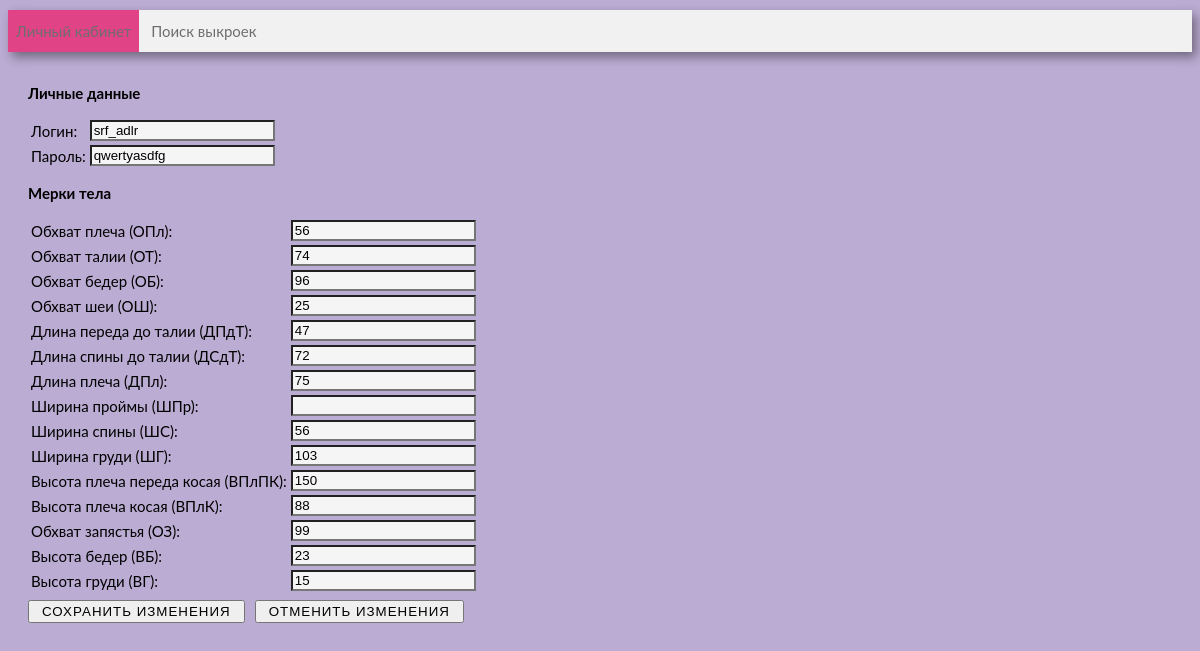
/personal, run on the app's committed database.
### tables this page shows
CREATE TABLE users (
 users_id INTEGER PRIMARY KEY AUTOINCREMENT,
 users_login VARCHAR(30),
 users_password VARCHAR(30)
);

CREATE TABLE param (
 param_id INTEGER PRIMARY KEY AUTOINCREMENT,
 param_name VARCHAR(10),
 param_full_name VARCHAR(50),
 param_value INTEGER
);

### controllers/personal.py (the view, shortened to what this page needs)
@app.route('/personal', methods=['get', 'post'])
def personal():
    conn = get_db_connection()
    session['user_id'] = 1
    error_param = []
    param_name = []
    df_param = get_param(conn, session['user_id'])
    for i in range(len(df_param)):
        param_name.append(df_param.loc[i, "param_name"])
    df_data_user = get_data_user(conn, session['user_id'])
    df_param_user = get_param_user(conn, session['user_id'])
    html = render_template(
        'personal.html',
        user=session['user_id'],
        data_user=df_data_user,
        param_user=df_param_user,
        error_param=error_param,
        len=len
    )
    return html

### models/personal_model.py (called while the page is built)
def get_data_user(conn, user_id):
    return pandas.read_sql(f'''
    SELECT
        users_login AS Логин,
        users_password AS Пароль
    FROM users
    WHERE users_id = {user_id}
    ''', conn)

def get_param_user(conn, user_id):
    return pandas.read_sql(f'''
    SELECT param_name, param_full_name, user_param.[param_value]
    FROM param
    INNER JOIN user_param ON param.param_id = user_param.param_id
    WHERE user_id = {user_id}
    ''', conn)

def get_param(conn, user_id):
    return pandas.read_sql(f'''
    SELECT param_name
    FROM param
    INNER JOIN user_param ON param.param_id = user_param.param_id
    WHERE user_id = {user_id}
    ''', conn)

### utils.py (called while the page is built)
def get_db_connection():
    return sqlite3.connect('DB.sqlite')

### templates/personal.html (shortened to what this page needs)
<!DOCTYPE HTML>
<html lang="en">
<head>
    <link rel="stylesheet" type="text/css" href="/static/css/style.css"/>
    {% import "macros.html" as macros %}
</head>
<body>
<div class=menu>
    <ul>
        <li class=active><a href={{url_for("personal")}}>Личный кабинет</a></li>
        <li><a href={{url_for("search")}}>Поиск выкроек</a></li>
    </ul>
</div>
<div class=block_personal>
    <form action="{{url_for('personal')}}" method="post">
        <p><b>Личные данные</b></p>
        {{ macros.render_data_user(data_user, len) }}
        <p><b>Мерки тела</b></p>
        {{ macros.render_param_user(param_user, error_param, len) }}
        <div class=key>
            <input type="submit" name="save" value="Сохранить изменения" class="key_button">
            <input type="button" value="Отменить изменения" class="key_button"
                   onclick="window.location='{{url_for('personal')}}'">
        </div>
    </form>
</div>
</body>
</html>

### templates/macros.html (shortened to what this page needs)
{% macro render_data_user(data_user, len) %}
<table>
    {% for i in range(len(data_user)) %}
    {% for name in data_user.dtypes.index %}
    <tr>
        <td>{{ name }}:</td>
        <td>
            <input type="text" name="data_user" class="write_personal"
                   placeholder="{{ data_user.loc[i, name] }}" value="{{ data_user.loc[i, name] }}">
        {% endfor %}
        </td>
    </tr>
    {% endfor %}
</table>
{% endmacro %}
{% macro render_param_user(param_user, error_param, len) %}
<table>
    {% for i in range(len(param_user)) %}
    <tr>
        <td>
            {{ param_user.loc[i, "param_full_name"] }}
            ({{ param_user.loc[i, "param_name"] }}):
        </td>
        <td>
            {% if error_param[i] != 'q' and error_param != [] %}
            <input type="text" name="param_user" class="error_personal"
                   {% if param_user.loc[i,"param_value"] == '' %} placeholder=''
            {% else %} placeholder={{param_user.loc[i,"param_value"]}} {% endif %} value={{error_param[i]}}>
            {% else %}
            <input type="text" name="param_user" class="write_personal"
                   {% if param_user.loc[i,"param_value"] != '' %}
            placeholder={{param_user.loc[i,"param_value"]}} value={{param_user.loc[i,"param_value"]}}
            {% else %} placeholder='' value='' {% endif %}>
            {% endif %}
        </td>
    </tr>
    {% endfor %}
</table>
{% endmacro %}

### static/css/style.css (style rules this page uses)
html { font-family: 'Lato', sans-serif; font-size: 15px; background: #baacd2; overflow-x:hidden; }
.menu { background-color: #f1f1f1; box-shadow: 4px 5px 10px rgba(0, 0, 0, 0.4); width: 100%; }
.menu li { display: inline-block; vertical-align: top; padding: 12px 8px; color: #6f6d6d; }
.menu a { text-decoration: none; color: #6f6d6d; }
.menu ul { margin-bottom: 15px; padding: 0; margin-top: 10px; }
.active { background-color: #e04386; color: #f8f8f8; }
.block_personal { padding: 2px 20px; }
.block_personal p { margin-block-start: 15px; }
.write_personal { background-color: whitesmoke; }
.key { padding: 6px 0; display: flex; justify-content: left; }
.key_button { text-transform: uppercase; letter-spacing: 1px; padding: 2px 12px; display: flex; margin-right: 10px; }

### data on the page
users: data_user "srf_adlr" "qwertyasdfg"
param: param_full_name "Обхват плеча", param_name "ОПл"
param: param_full_name "Обхват талии", param_name "ОТ"
param: param_full_name "Обхват бедер", param_name "ОБ"
param: param_full_name "Обхват шеи", param_name "ОШ"
param: param_full_name "Длина переда до талии", param_name "ДПдТ"
param: param_full_name "Длина спины до талии", param_name "ДСдТ"
param: param_full_name "Длина плеча", param_name "ДПл"
param: param_full_name "Ширина проймы", param_name "ШПр"
param: param_full_name "Ширина спины", param_name "ШС"
param: param_full_name "Ширина груди", param_name "ШГ"
param: param_full_name "Высота плеча переда косая", param_name "ВПлПК"
param: param_full_name "Высота плеча косая", param_name "ВПлК"
param: param_full_name "Обхват запястья", param_name "ОЗ"
param: param_full_name "Высота бедер", param_name "ВБ"
param: param_full_name "Высота груди", param_name "ВГ"

### other printed values
{{ name }} "Логин" "Пароль"
